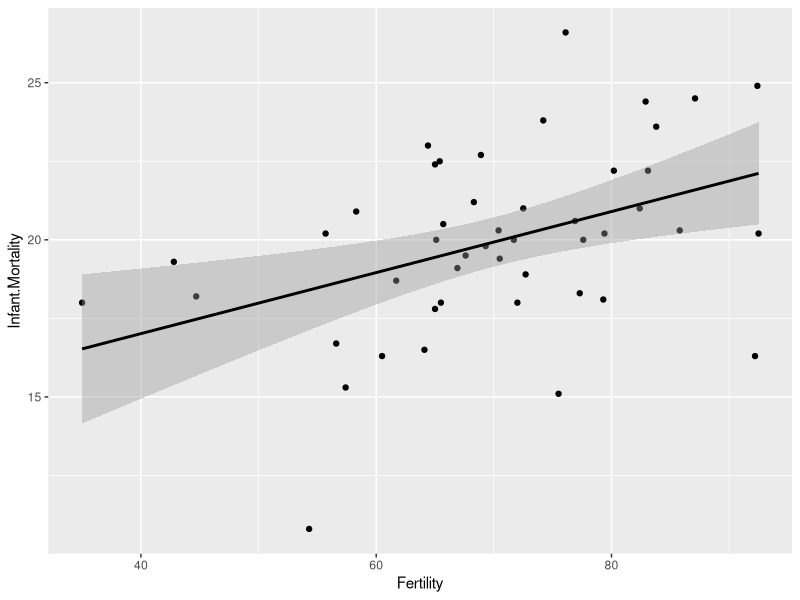
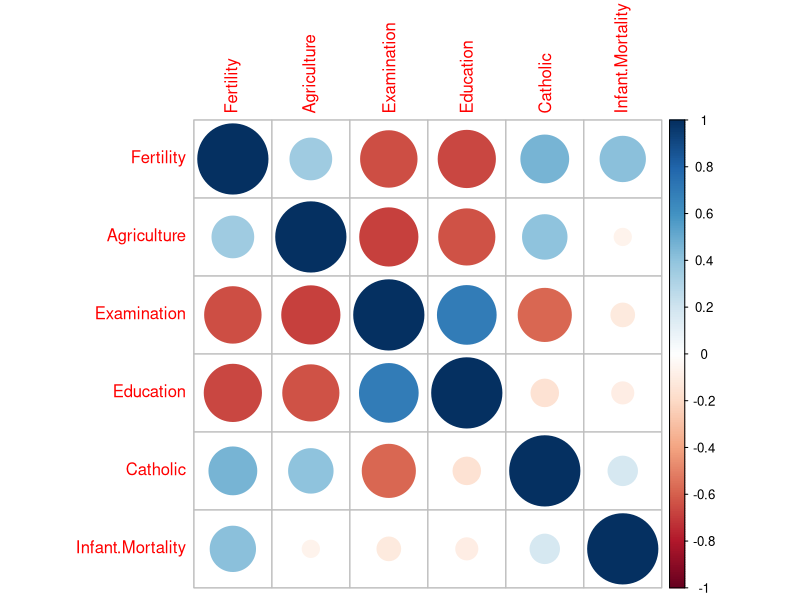

These figures' R source, in order:
install.packages("corrplot")
library(corrplot)
library(ggplot2)
data1<-swiss
View(swiss)
head(data1,4)


ggplot(data1,aes(x = Fertility, y = Infant.Mortality))+ geom_point() + 
  geom_smooth(method = "lm", se = TRUE, color = "black")


#few attributes(2)
cor_mat = cor(data1)
Tes <- cor.test(swiss$Fertility,swiss$Infant.Mortality, method = "pearson")
Tes
corrplot(cor_mat, method = "circle")
